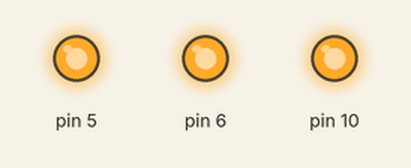
The sketch below on a simulated Arduino Uno, built with avr-gcc and run on an emulated ATmega328P. On the bench: output pins drawn as LEDs (lit = HIGH).

Above: at 0.1 s.
Timing chart, 0 to 1.6 s (numbered marks = the images above):
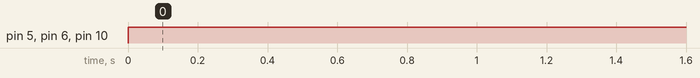

Measured:
- by itself, pin 5, pin 6, pin 10: LOW → HIGH at 0.00 s

The sketch:

RGB_LED.ino
```cpp
void setup() {
  // put your setup code here, to run once:
  pinMode(5, OUTPUT);
  pinMode(6, OUTPUT);
  pinMode(10, OUTPUT);
}

void loop() {
  // put your main code here, to run repeatedly:
  digitalWrite(5, 255);
  digitalWrite(6, 100);
  digitalWrite(10, 255);

  delay(1000);
}
```
